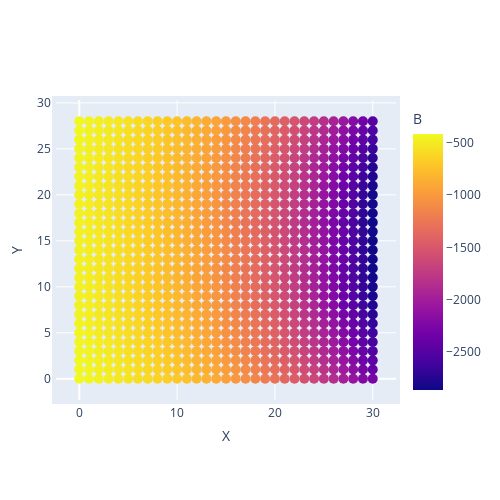

Here is the notebook cell this chart was saved with:
### Code cell
fig = px.scatter(field_flat_xy, x='X', y='Y', color='B', opacity=1)
fig.update_traces(marker={'size': 10})
fig.update_layout(
    autosize=False,
    width=500,
    height=500,
    margin=dict(
        l=50,
        r=50,
        b=100,
        t=100,
        pad=4,
    )
)

### Figure 1 — Plotly figure (JSON) as saved in the notebook; plotly's stock layout.template omitted (floating-point values rounded to 4 significant figures; data arrays with more than 128 entries replaced by an {"elided": "..."} marker saying what was removed)
{"data": [{"hovertemplate": "X=%{x}<br>Y=%{y}<br>B=%{marker.color}<extra></extra>", "legendgroup": "", "marker": {"color": {"elided": "899 float values"}, "coloraxis": "coloraxis", "opacity": 1, "size": 10, "symbol": "circle"}, "mode": "markers", "name": "", "orientation": "v", "showlegend": false, "type": "scatter", "x": {"elided": "899 int values"}, "xaxis": "x", "y": {"elided": "899 int values"}, "yaxis": "y"}], "layout": {"autosize": false, "coloraxis": {"colorbar": {"title": {"text": "B"}}, "colorscale": [[0, "#0d0887"], [0.1111, "#46039f"], [0.2222, "#7201a8"], [0.3333, "#9c179e"], [0.4444, "#bd3786"], [0.5556, "#d8576b"], [0.6667, "#ed7953"], [0.7778, "#fb9f3a"], [0.8889, "#fdca26"], [1, "#f0f921"]]}, "height": 500, "legend": {"tracegroupgap": 0}, "margin": {"b": 100, "l": 50, "pad": 4, "r": 50, "t": 100}, "width": 500, "xaxis": {"anchor": "y", "domain": [0, 1], "title": {"text": "X"}}, "yaxis": {"anchor": "x", "domain": [0, 1], "title": {"text": "Y"}}}}
